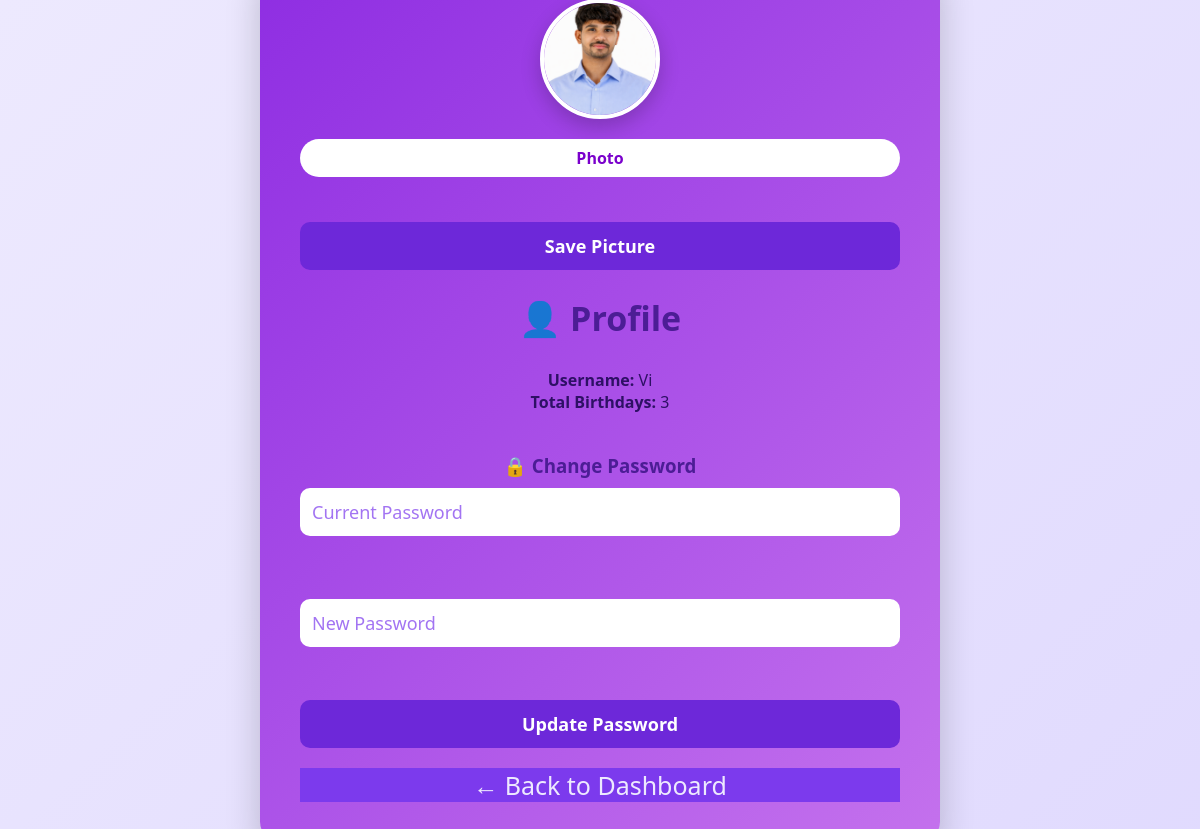
Screenshot of /profile (signed in) with the database file from the repository.
### tables this page shows
CREATE TABLE users (
    id INTEGER PRIMARY KEY AUTOINCREMENT,
    username TEXT UNIQUE,
    password TEXT,
    profile_pic TEXT DEFAULT 'default.png'
);

### app.py (the view, shortened to what this page needs)
@app.route("/profile", methods=["GET", "POST"])
@login_required
def profile():
    conn = sqlite3.connect("birthdays.db")
    cursor = conn.cursor()
    cursor.execute("SELECT profile_pic FROM users WHERE id=?", (current_user.id,))
    profile_pic = cursor.fetchone()[0]
    cursor.execute("SELECT COUNT(*) FROM birthdays WHERE user_id=?", (current_user.id,))
    total_birthdays = cursor.fetchone()[0]
    conn.close()
    return render_template(
        "profile.html",
        username=current_user.username,
        total_birthdays=total_birthdays,
        profile_pic=profile_pic
    )

### app.py (called while the page is built)
@login_manager.user_loader
def load_user(user_id):
    conn = sqlite3.connect("birthdays.db")
    cursor = conn.cursor()
    cursor.execute("SELECT id, username FROM users WHERE id=?", (user_id,))
    user = cursor.fetchone()
    conn.close()
    return User(user[0], user[1]) if user else None

### templates/profile.html (shortened to what this page needs)
<!DOCTYPE html>
<html>
<head>
    <link rel="stylesheet" href="{{ url_for('static', filename='style.css') }}">
</head>
<body class="auth-body">
<div class="auth-container">
    <div class="auth-card">
        <div class="profile-image-section">
         {% if profile_pic %}
           <img src="{{ url_for('static', filename='profile_pics/' + profile_pic) }}"
             class="profile-img">
           {% else %}
               <div class="profile-emoji">👤</div>
           {% endif %}
            <form method="POST" enctype="multipart/form-data">
                <label for="fileUpload" class="upload-label"> Photo</label>
                <button type="submit" class="btn-primary">Save Picture</button>
            </form>
        </div>
        <h2>👤 Profile</h2>
        <div style="margin-bottom:40px;">
            <p><strong>Username:</strong> {{ username }}</p>
            <p><strong>Total Birthdays:</strong> {{ total_birthdays }}</p>
        </div>
        <h3>🔒 Change Password</h3>
        <form method="POST" class="password-form">
            <input type="password" name="current_password"
                   placeholder="Current Password" required>
            <input type="password" name="new_password"
                   placeholder="New Password" required>
            <button type="submit" class="btn-primary">
                Update Password
            </button>
        </form>
        <a href="{{ url_for('home') }}" class="dashboard-link">
            ← Back to Dashboard
        </a>
    </div>
</div>
</body>
</html>

### static/style.css (style rules this page uses)
* { margin: 0; padding: 0; box-sizing: border-box; font-family: 'Segoe UI', sans-serif; transition: all 0.3s ease; }
body { background: linear-gradient(135deg, #eef2f7, #dbeafe); color: #1d71e8; min-height: 100vh; }
form input, form select { padding: 8px; border-radius: 8px; border: 1px solid #d1d5db; background: white; }
.auth-body { height: 100vh; background: linear-gradient(135deg, #eef2f7, #dbeafe); display: flex; justify-content: center; align-items: center; }
.auth-card { background: linear-gradient(135deg, #8e2de2, #c471ed); width: 380px; padding: 40px 30px; border-radius: 20px; box-shadow: 0 15px 35px rgba(0,0,0,0.2); text-align: center; box-sizing: border-box; }
.auth-card input { width: 100%; padding: 10px; margin: 10px 0; border-radius: 8px; border: 1px solid #ddd; }
body { background: linear-gradient(135deg, #f3e8ff, #e9d5ff); color: #4c1d95; }
.input-group input, form input, form select { background: rgba(255,255,255,0.15); color: #ede9fe; border: none; }
.back-btn, .dashboard-link { color: #4c1d95; }
button, a, .badge, .age-badge { background-color: #7c3aed !important; color: #ede9fe !important; }
.dashboard-title, h1, h2, h3 { color: #4c1d95 !important; }
body { background: #e9d5ff; color: #2e1065; }
input, select { background: #ffffff !important; color: #2e1065 !important; border: 1px solid #c4b5fd; }
input::placeholder { color: #7c3aed !important; opacity: 0.7; }
button, .apply-btn { background: #6d28d9 !important; color: #ffffff !important; }
body { margin: 0; font-family: 'Inter', sans-serif; background: linear-gradient(-45deg, #eef2ff, #e0e7ff, #ddd6fe, #ede9fe); background-size: 400% 400%; animation: gradientBG 12s ease infinite; }
.dashboard-link { display: block; text-align: center; margin-top: 22px; color: #f5f3ff; text-decoration: none; font-size: 25px; transition: 0.3s; }
.auth-body { margin: 0; font-family: 'Inter', sans-serif; background: linear-gradient(-45deg, #eef2ff, #e0e7ff, #ddd6fe, #ede9fe); background-size: 400% 400%; animation: gradientBG 12s ease infinite; }
.auth-container { display: flex; justify-content: center; align-items: center; min-height: 100vh; }
.auth-card { width: 680px; height: 650px; padding: 60px 55px; border-radius: 28px; background: rgba(124, 58, 237, 0.85); backdrop-filter: blur(18px); box-shadow: 0 40px 80px rgba(124, 58, 237, 0.35), inset 0 0 0 1px rgba(255,255,255,0.15); animation: slideUp 0.8s ease; text-align: center; }
.auth-card h2 { color: #ffffff; font-size: 34px; margin-bottom: 28px; }
.auth-card input { width: 100%; padding: 16px 18px; margin-bottom: 28px; border-radius: 18px; border: none; outline: none; font-size: 18px; background: rgba(255,255,255,0.95); color: #4c1d95; transition: 0.3s ease; }
.btn-primary { width: 100%; padding: 20px; border-radius: 20px; border: none; background: linear-gradient(135deg, #ffffff, #f3e8ff); color: #6d28d9; font-size: 18px; font-weight: 800; cursor: pointer; transition: 0.3s ease; }
.profile-image-section { text-align: center; margin-bottom: 25px; }
.profile-img { width: 120px; height: 120px; border-radius: 50%; object-fit: cover; border: 4px solid white; margin-bottom: 15px; box-shadow: 0 8px 20px rgba(0,0,0,0.2); }
.upload-label { display: inline-block; background: white; color: #7a00cc; padding: 8px 15px; border-radius: 20px; cursor: pointer; font-weight: bold; margin-bottom: 20px; }
.auth-card { background: linear-gradient(135deg, #8e2de2, #c471ed); width: 680px; height: auto; padding: 40px; border-radius: 20px; box-shadow: 0 15px 35px rgba(0,0,0,0.2); text-align: center; }
.auth-card form { display: flex; flex-direction: column; gap: 25px; }
.auth-card input { width: 100%; padding: 12px; border-radius: 10px; border: none; outline: none; }
.btn-primary { width: 100%; padding: 12px; border-radius: 10px; border: none; background: #6a00f4; color: white; font-weight: bold; cursor: pointer; transition: 0.3s; }
.password-form { display: flex; flex-direction: column; gap: 25px; }
.password-form input, .password-form button, .btn-secondary { width: 100%; }
.dashboard-link { display: block; margin-top: 20px; }

### rows the page displays
users: profile_pic (picture), username "Vi"

### other values shown
{{ total_birthdays }} "3"
